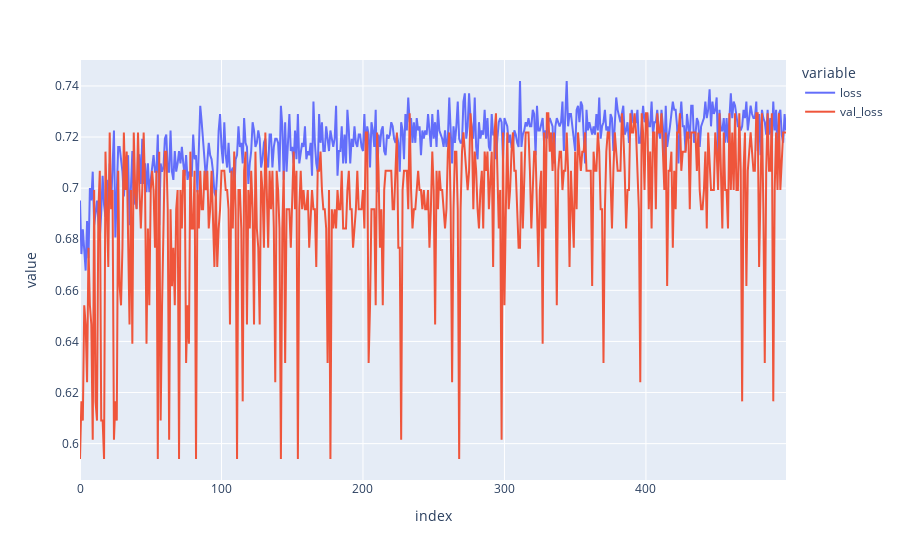

Notebook cell for this chart:
### Code cell
import plotly.express as px
fig = px.line({'loss': history.history['accuracy'], 'val_loss': history.history['val_accuracy']})
fig.show()

### Figure 1 — Plotly figure (JSON) as saved in the notebook; plotly's stock layout.template omitted (floating-point values rounded to 4 significant figures; data arrays with more than 128 entries replaced by an {"elided": "..."} marker saying what was removed)
{"data": [{"hovertemplate": "variable=loss<br>index=%{x}<br>value=%{y}<extra></extra>", "legendgroup": "loss", "line": {"color": "#636efa", "dash": "solid"}, "marker": {"symbol": "circle"}, "mode": "lines", "name": "loss", "orientation": "v", "showlegend": true, "type": "scatter", "x": {"elided": "500 int values"}, "xaxis": "x", "y": {"elided": "500 float values"}, "yaxis": "y"}, {"hovertemplate": "variable=val_loss<br>index=%{x}<br>value=%{y}<extra></extra>", "legendgroup": "val_loss", "line": {"color": "#EF553B", "dash": "solid"}, "marker": {"symbol": "circle"}, "mode": "lines", "name": "val_loss", "orientation": "v", "showlegend": true, "type": "scatter", "x": {"elided": "500 int values"}, "xaxis": "x", "y": {"elided": "500 float values"}, "yaxis": "y"}], "layout": {"legend": {"title": {"text": "variable"}, "tracegroupgap": 0}, "margin": {"t": 60}, "xaxis": {"anchor": "y", "domain": [0, 1], "title": {"text": "index"}}, "yaxis": {"anchor": "x", "domain": [0, 1], "title": {"text": "value"}}}}
